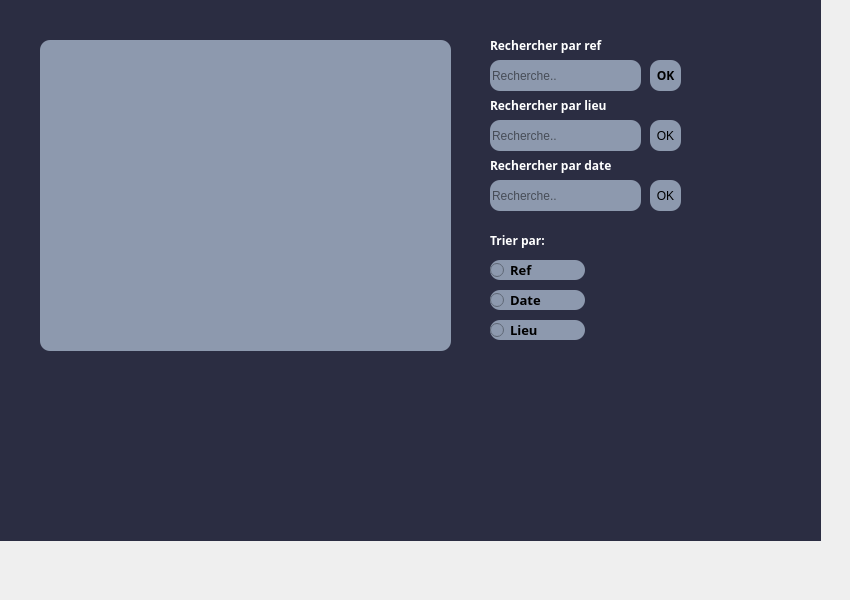
     <widget class="QWidget" name="tab_8">
      <attribute name="title">
       <string>Afficher</string>
      </attribute>
      <widget class="QLabel" name="label_30">
       <property name="geometry">
        <rect>
         <x>-20</x>
         <y>-50</y>
         <width>841</width>
         <height>591</height>
        </rect>
       </property>
       <property name="styleSheet">
        <string notr="true">background-color: rgb(43, 45, 66);</string>
       </property>
       <property name="text">
        <string/>
       </property>
      </widget>
      <widget class="QTableView" name="tabAfficher2">
       <property name="geometry">
        <rect>
         <x>40</x>
         <y>40</y>
         <width>411</width>
         <height>311</height>
        </rect>
       </property>
       <property name="styleSheet">
        <string notr="true">background-color: rgb(141, 153, 174);
border-radius: 10px;</string>
       </property>
      </widget>
      <widget class="QLabel" name="label_32">
       <property name="geometry">
        <rect>
         <x>490</x>
         <y>230</y>
         <width>101</width>
         <height>21</height>
        </rect>
       </property>
       <property name="font">
        <font>
         <family>Google Sans</family>
         <pointsize>9</pointsize>
         <weight>75</weight>
         <bold>true</bold>
        </font>
       </property>
       <property name="styleSheet">
        <string notr="true">color: rgb(255, 255, 255);</string>
       </property>
       <property name="text">
        <string>Trier par:</string>
       </property>
      </widget>
      <widget class="QRadioButton" name="radioButton_3">
       <property name="geometry">
        <rect>
         <x>490</x>
         <y>260</y>
         <width>95</width>
         <height>20</height>
        </rect>
       </property>
       <property name="font">
        <font>
         <family>Google Sans</family>
         <pointsize>10</pointsize>
         <weight>75</weight>
         <bold>true</bold>
        </font>
       </property>
       <property name="styleSheet">
        <string notr="true">background-color: rgb(141, 153, 174);
border-radius: 10px;</string>
       </property>
       <property name="text">
        <string>Ref</string>
       </property>
      </widget>
      <widget class="QRadioButton" name="radioButton_4">
       <property name="geometry">
        <rect>
         <x>490</x>
         <y>320</y>
         <width>95</width>
         <height>20</height>
        </rect>
       </property>
       <property name="font">
        <font>
         <family>Google Sans</family>
         <pointsize>10</pointsize>
         <weight>75</weight>
         <bold>true</bold>
        </font>
       </property>
       <property name="styleSheet">
        <string notr="true">background-color: rgb(141, 153, 174);
border-radius: 10px;</string>
       </property>
       <property name="text">
        <string>Lieu</string>
       </property>
      </widget>
      <widget class="QRadioButton" name="radioButton_6">
       <property name="geometry">
        <rect>
         <x>490</x>
         <y>290</y>
         <width>95</width>
         <height>20</height>
        </rect>
       </property>
       <property name="font">
        <font>
         <family>Google Sans</family>
         <pointsize>10</pointsize>
         <weight>75</weight>
         <bold>true</bold>
        </font>
       </property>
       <property name="styleSheet">
        <string notr="true">background-color: rgb(141, 153, 174);
border-radius: 10px;</string>
       </property>
       <property name="text">
        <string>Date</string>
       </property>
      </widget>
      <widget class="QLineEdit" name="lineEdit_rechercherREF">
       <property name="geometry">
        <rect>
         <x>490</x>
         <y>60</y>
         <width>151</width>
         <height>31</height>
        </rect>
       </property>
       <property name="styleSheet">
        <string notr="true">background-color: rgb(141, 153, 174);
border-radius: 10px;</string>
       </property>
       <property name="placeholderText">
        <string>Recherche..</string>
       </property>
      </widget>
      <widget class="QLabel" name="label_31">
       <property name="geometry">
        <rect>
         <x>490</x>
         <y>30</y>
         <width>141</width>
         <height>31</height>
        </rect>
       </property>
       <property name="font">
        <font>
         <family>Google Sans</family>
         <pointsize>9</pointsize>
         <weight>75</weight>
         <bold>true</bold>
        </font>
       </property>
       <property name="styleSheet">
        <string notr="true">color: rgb(255, 255, 255);</string>
       </property>
       <property name="text">
        <string>Rechercher par ref</string>
       </property>
      </widget>
      <widget class="QPushButton" name="pushButton_rechercherREF">
       <property name="geometry">
        <rect>
         <x>650</x>
         <y>60</y>
         <width>31</width>
         <height>31</height>
        </rect>
       </property>
       <property name="font">
        <font>
         <family>Google Sans</family>
         <pointsize>9</pointsize>
         <weight>75</weight>
         <bold>true</bold>
        </font>
       </property>
       <property name="styleSheet">
        <string notr="true">background-color: rgb(141, 153, 174);
border-radius: 10px;</string>
       </property>
       <property name="text">
        <string>OK</string>
       </property>
      </widget>
      <widget class="QLabel" name="label_38">
       <property name="geometry">
        <rect>
         <x>490</x>
         <y>90</y>
         <width>141</width>
         <height>31</height>
        </rect>
       </property>
       <property name="font">
        <font>
         <family>Google Sans</family>
         <pointsize>9</pointsize>
         <weight>75</weight>
         <bold>true</bold>
        </font>
       </property>
       <property name="styleSheet">
        <string notr="true">color: rgb(255, 255, 255);</string>
       </property>
       <property name="text">
        <string>Rechercher par lieu</string>
       </property>
      </widget>
      <widget class="QLineEdit" name="lineEdit_rechercherLIEU">
       <property name="geometry">
        <rect>
         <x>490</x>
         <y>120</y>
         <width>151</width>
         <height>31</height>
        </rect>
       </property>
       <property name="styleSheet">
        <string notr="true">background-color: rgb(141, 153, 174);
border-radius: 10px;</string>
       </property>
       <property name="placeholderText">
        <string>Recherche..</string>
       </property>
      </widget>
      <widget class="QPushButton" name="pushButton_rechercherLIEU">
       <property name="geometry">
        <rect>
         <x>650</x>
         <y>120</y>
         <width>31</width>
         <height>31</height>
        </rect>
       </property>
       <property name="styleSheet">
        <string notr="true">background-color: rgb(141, 153, 174);
border-radius: 10px;</string>
       </property>
       <property name="text">
        <string>OK</string>
       </property>
      </widget>
      <widget class="QLabel" name="label_39">
       <property name="geometry">
        <rect>
         <x>490</x>
         <y>150</y>
         <width>151</width>
         <height>31</height>
        </rect>
       </property>
       <property name="font">
        <font>
         <family>Google Sans</family>
         <pointsize>9</pointsize>
         <weight>75</weight>
         <bold>true</bold>
        </font>
       </property>
       <property name="styleSheet">
        <string notr="true">color: rgb(255, 255, 255);</string>
       </property>
       <property name="text">
        <string>Rechercher par date</string>
       </property>
      </widget>
      <widget class="QLineEdit" name="lineEdit_rechercherDATE">
       <property name="geometry">
        <rect>
         <x>490</x>
         <y>180</y>
         <width>151</width>
         <height>31</height>
        </rect>
       </property>
       <property name="styleSheet">
        <string notr="true">background-color: rgb(141, 153, 174);
border-radius: 10px;</string>
       </property>
       <property name="placeholderText">
        <string>Recherche..</string>
       </property>
      </widget>
      <widget class="QPushButton" name="pushButton_rechercherDATE">
       <property name="geometry">
        <rect>
         <x>650</x>
         <y>180</y>
         <width>31</width>
         <height>31</height>
        </rect>
       </property>
       <property name="styleSheet">
        <string notr="true">background-color: rgb(141, 153, 174);
border-radius: 10px;</string>
       </property>
       <property name="text">
        <string>OK</string>
       </property>
      </widget>
     </widget>
